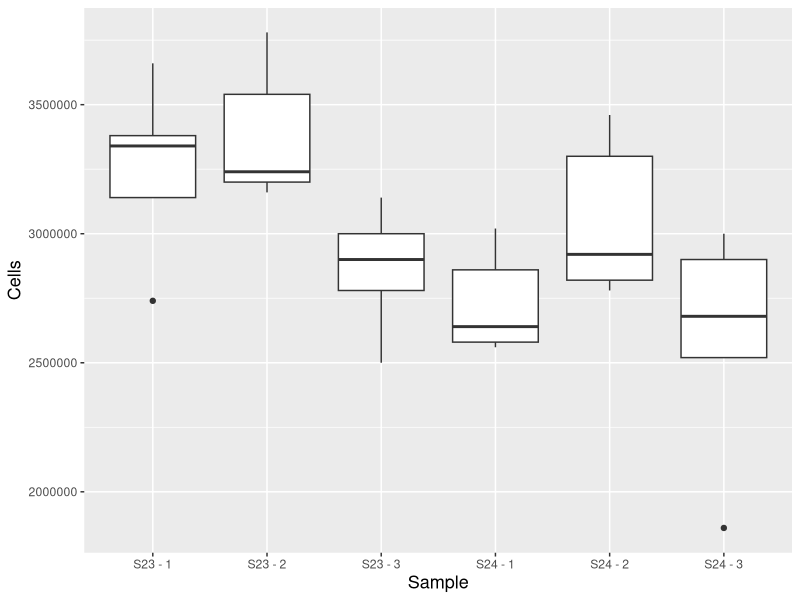
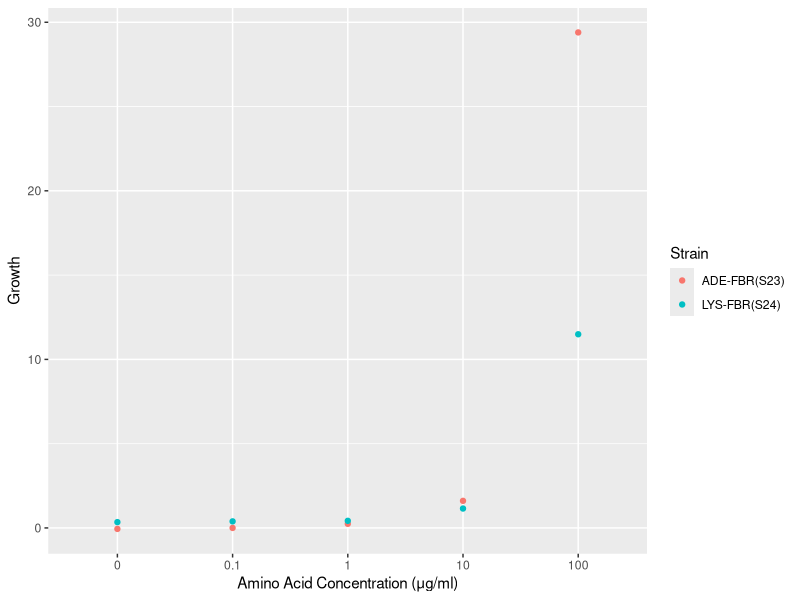
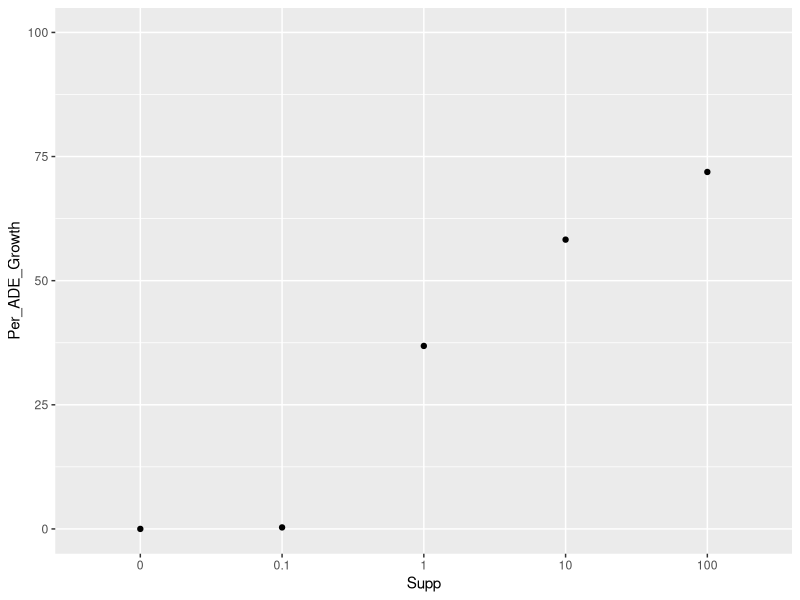
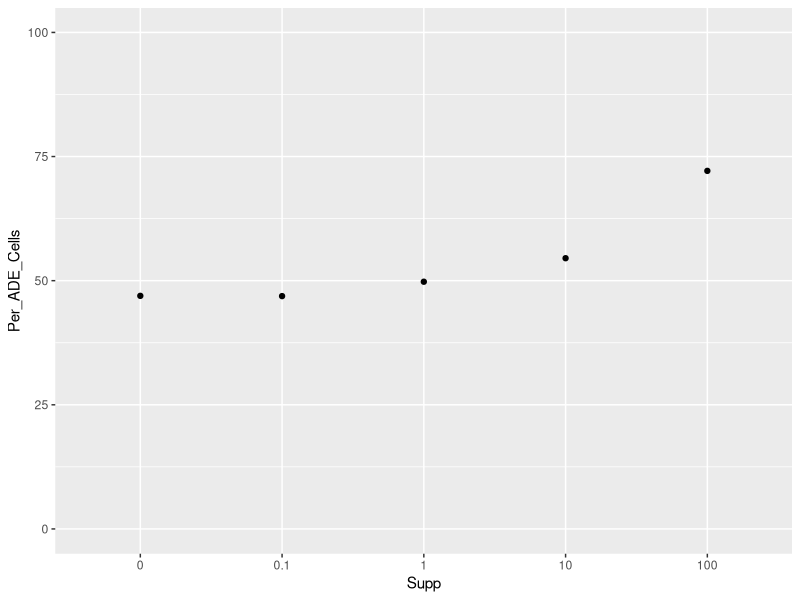
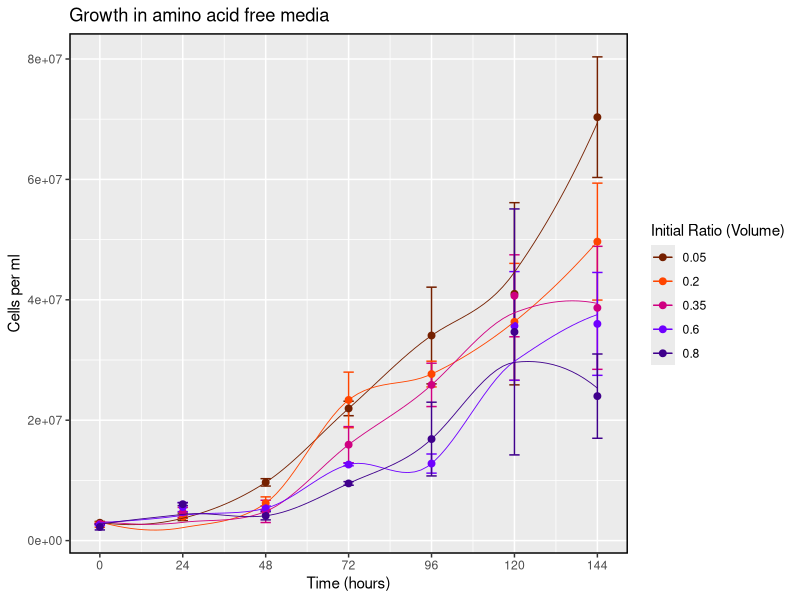
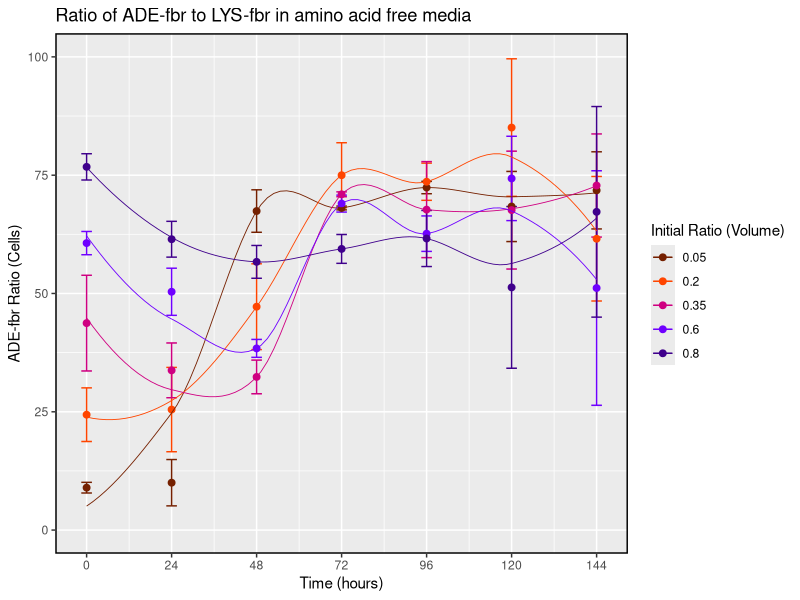
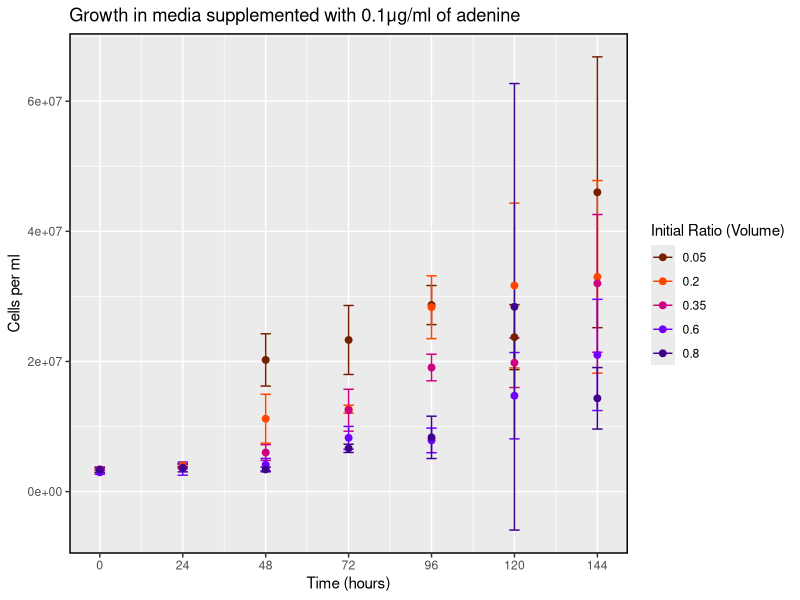
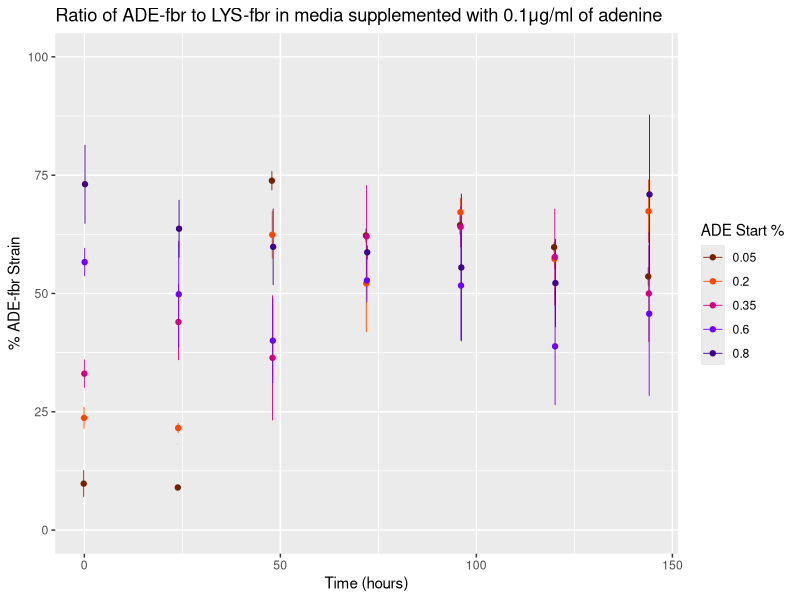

The R source for these figures, in order:
## ---- chunk 1
knitr::opts_chunk$set(echo = TRUE)
library(plyr)
library(ggplot2)
#colour Tests
#c("#873100", "#D15342", "#BF72CC", "#6B90D6", "#008583")

## ---- chunk 2
single_growth <- read.csv("S23-LYS_S24-ADE_growth.csv")
single_growth
## ---- chunk 3
growth_var <- single_growth
growth_var <- subset(growth_var, growth_var$Time == 0) #subset the data to include only the 0 time point
growth_var$Sample <- paste(growth_var$Strain, '-', growth_var$Replicate)

#plot the replicates
  plot1 <- ggplot(growth_var, aes(x=Sample, y = Cells)) +
    geom_boxplot(position=position_dodge(width=1)) +
    theme(legend.position="none", axis.title.x = element_text(size=13), axis.title.y = element_text(size=13))
  plot1

#summarise and display the data
  variation_summary <- ddply(growth_var, c("Sample"), summarise, Growth_mean = mean(Cells, na.rm=TRUE),
    Growth_sd = sd(Cells, na.rm=TRUE), Growth_median = median(Cells, na.rm = TRUE), Growth_iqr = IQR(Cells, na.rm=TRUE))
  variation_summary
## ---- chunk 4
single_growth <- subset(single_growth, single_growth$Time == 24)
single_growth$GPer <- with(single_growth, single_growth$Growth * 100)
single_summary <- ddply(single_growth, c("Strain","Supp","Time"), summarise, Cells_mean = mean(Cells, na.rm=TRUE), Growth_mean = mean(Growth, na.rm=TRUE),  Percentage_mean = mean(GPer, na.rm=TRUE),
               Growth_sd = sd(Growth, na.rm=TRUE), Growth_median = median(Growth, na.rm = TRUE), Growth_iqr = IQR(Growth, na.rm=TRUE))
single_summary$Supp <- as.factor(single_summary$Supp)
single_summary
single_plot <- ggplot(single_summary, aes(x=Supp, y=Growth_mean, color=factor(Strain, labels=c("ADE-FBR(S23)", "LYS-FBR(S24)")))) + 
    geom_point() + labs(y="Growth", x="Amino Acid Concentration (μg/ml)", color = "Strain")
single_plot
## ---- chunk 5
temp_S23<-subset(single_summary, single_summary$Strain=='S23')
temp_S24<-subset(single_summary, single_summary$Strain=='S24')

temp_S23 <- temp_S23[,-c(6:9)]
temp_S23 <- temp_S23[,-1]
colnames(temp_S23) <- c('Supp','Time','S23_Cells','S23_Growth')
temp_S23$S24_Cells <- temp_S24$Cells_mean
temp_S23$S24_Growth <- temp_S24$Growth_mean
temp_S23$Per_ADE_Cells <- temp_S23$S23_Cells / (temp_S23$S23_Cells + temp_S23$S24_Cells) * 100
temp_S23$Per_ADE_Growth <- temp_S23$S23_Growth / (temp_S23$S23_Growth + temp_S23$S24_Growth) * 100
temp_S23$Per_ADE_Growth[temp_S23$Per_ADE_Growth < 0 ] <- 0 #zero the negtive growth value


PER_plot1 <- ggplot(temp_S23, aes(x=Supp, y=Per_ADE_Growth)) + 
    geom_point() + scale_y_continuous(limits = c(0, 100))

PER_plot1
PER_plot2 <- ggplot(temp_S23, aes(x=Supp, y=Per_ADE_Cells)) + 
    geom_point() + scale_y_continuous(limits = c(0, 100))

PER_plot2

## ---- chunk 6
no_ade <- read.csv("S23-S24_ratios_no_ade.csv")
no_ade
## ---- chunk 7
no_ade <- ddply(no_ade, c("Ratio","Time"), summarise, cell_mean = mean(Cells, na.rm=TRUE), 
               cell_sd = sd(Cells, na.rm=TRUE), cell_median = median(Cells, na.rm = TRUE), cell_iqr = IQR(Cells, na.rm=TRUE), ratio_mean = mean(ADE, na.rm=TRUE), 
               ratio_sd = sd(ADE, na.rm=TRUE), ratio_median = median(ADE, na.rm = TRUE), ratio_iqr = IQR(ADE, na.rm=TRUE))
no_ade$Ratio <- as.factor(no_ade$Ratio)
#no_ade$Time <- as.factor(no_ade$Time)
no_ade
write.csv(no_ade, file="no_ade_summary.csv")
## ---- chunk 8
no_ade_plot_cells <- ggplot(no_ade, aes(x=Time, y = cell_mean, color=Ratio)) +
  ylab("Cells per ml") + labs(color="Initial Ratio (Volume)") + xlab("Time (hours)") + ggtitle("Growth in amino acid free media") +
  geom_errorbar(size=0.5, width=3, aes(ymin=cell_mean - cell_sd, ymax=cell_mean + cell_sd)) + theme(panel.border=element_rect(colour = "black", fill=NA, size=1)) +
  geom_point(size=2) + geom_smooth(size=0.3, se = FALSE) + scale_color_manual(values=c("#752000", "#FF4500", "#CF0081", "#6F00FF", "#3F008C")) +
  scale_x_continuous(breaks=c(0,24,48,72,96,120,144))
no_ade_plot_cells
ggsave("no_ade_cells.png", plot=no_ade_plot_cells)

no_ade_plot_ratio <- ggplot(no_ade, aes(x=Time, y = ratio_mean, color=Ratio)) +
  ylab("ADE-fbr Ratio (Cells)") +
  xlab("Time (hours)") + ggtitle("Ratio of ADE-fbr to LYS-fbr in amino acid free media") +
  labs(color="Initial Ratio (Volume)") + theme(panel.border=element_rect(colour = "black", fill=NA, size=1)) +
  geom_errorbar(size=0.5, width=3, aes(ymin=ratio_mean - ratio_sd, ymax=ratio_mean + ratio_sd)) +
  geom_point(size=2) + geom_smooth(se = FALSE, size=0.3) +
  scale_y_continuous(limits = c(0, 100)) + scale_x_continuous(breaks=c(0,24,48,72,96,120,144)) + scale_color_manual(values=c("#752000", "#FF4500", "#CF0081", "#6F00FF", "#3F008C"))  
 

no_ade_plot_ratio
ggsave("no_ade_ratios.png", plot=no_ade_plot_ratio)
## ---- chunk 9
oneper_ade <- read.csv("S23-S24_ratios_1per_ade.csv")
oneper_ade
## ---- chunk 10
oneper_ade <- ddply(oneper_ade, c("Ratio","Time"), summarise, cell_mean = mean(Cells, na.rm=TRUE), 
               cell_sd = sd(Cells, na.rm=TRUE), cell_median = median(Cells, na.rm = TRUE), cell_iqr = IQR(Cells, na.rm=TRUE), ratio_mean = mean(ADE, na.rm=TRUE), 
               ratio_sd = sd(ADE, na.rm=TRUE), ratio_median = median(ADE, na.rm = TRUE), ratio_iqr = IQR(ADE, na.rm=TRUE))
oneper_ade$Ratio <- as.factor(oneper_ade$Ratio)
oneper_ade
oneper_ade_mean <- ddply(oneper_ade, c("Time"), summarise, ratio_mean = mean(ratio_mean, na.rm=TRUE))
write.csv(oneper_ade, file="0_1mg_ade_summary.csv")
## ---- chunk 11
oneper_ade_plot_cells <- ggplot(oneper_ade, aes(x=Time, y = cell_mean, color=Ratio)) +
  ylab("Cells per ml") + labs(color="Initial Ratio (Volume)") + xlab("Time (hours)") + ggtitle("Growth in media supplemented with 0.1μg/ml of adenine") +
  geom_errorbar(size=0.5, width=3, aes(ymin=cell_mean - cell_sd, ymax=cell_mean + cell_sd)) + theme(panel.border=element_rect(colour = "black", fill=NA, size=1)) +
  geom_point(size=2) + scale_color_manual(values=c("#752000", "#FF4500", "#CF0081", "#6F00FF", "#3F008C")) +
  scale_x_continuous(breaks=c(0,24,48,72,96,120,144))
oneper_ade_plot_cells
ggsave("oneper_ade_cells.png", plot=oneper_ade_plot_cells)


ggplot(oneper_ade, aes(x=Time, y = ratio_mean, color=Ratio)) +
  ylab("% ADE-fbr Strain") +
  xlab("Time (hours)") + ggtitle("Ratio of ADE-fbr to LYS-fbr in media supplemented with 0.1μg/ml of adenine") +
  labs(color="ADE Start %") +
  geom_errorbar(aes(ymin=ratio_mean - ratio_sd, ymax=ratio_mean + ratio_sd), size=.3, width=.3, position=position_dodge(width=0.4)) +
  geom_point(position=position_dodge(width=0.4))  + scale_y_continuous(limits = c(0, 100)) + scale_color_manual(values=c("#752000", "#FF4500", "#CF0081", "#6F00FF", "#3F008C"))

## ---- chunk 12
tenper_ade <- read.csv("S23-S24_ratios_10per_ade.csv")
tenper_ade
## ---- chunk 13
tenper_ade <- ddply(tenper_ade, c("Ratio","Time"), summarise, cell_mean = mean(Cells, na.rm=TRUE), 
               cell_sd = sd(Cells, na.rm=TRUE), cell_median = median(Cells, na.rm = TRUE), cell_iqr = IQR(Cells, na.rm=TRUE), ratio_mean = mean(ADE, na.rm=TRUE), 
               ratio_sd = sd(ADE, na.rm=TRUE), ratio_median = median(ADE, na.rm = TRUE), ratio_iqr = IQR(ADE, na.rm=TRUE))
tenper_ade$Ratio <- as.factor(tenper_ade$Ratio)
tenper_ade
tenper_ade_mean <- ddply(tenper_ade, c("Time"), summarise, ratio_mean = mean(ratio_mean, na.rm=TRUE))
write.csv(tenper_ade, file="1mg_ade_summary.csv")
## ---- chunk 14
tenper_ade_plot_cells <- ggplot(tenper_ade, aes(x=Time, y = cell_mean, color=Ratio)) +
  ylab("Cells per ml") + labs(color="Initial Ratio (Volume)") + xlab("Time (hours)") + ggtitle("Growth in media supplemented with 1μg/ml of adenine") +
  geom_errorbar(size=0.5, width=3, aes(ymin=cell_mean - cell_sd, ymax=cell_mean + cell_sd)) + theme(panel.border=element_rect(colour = "black", fill=NA, size=1)) +
  geom_point(size=2) + scale_color_manual(values=c("#752000", "#FF4500", "#CF0081", "#6F00FF", "#3F008C")) +
  scale_x_continuous(breaks=c(0,24,48,72,96,120,144))
tenper_ade_plot_cells
ggsave("tenper_ade_cells.png", plot=tenper_ade_plot_cells)



ggplot(tenper_ade, aes(x=Time, y = ratio_mean, color=Ratio)) +
  ylab("% ADE-fbr Strain") +
  xlab("Time (hours)") + ggtitle("Ratio of ADE-fbr to LYS-fbr in media supplemented with 1μg/ml of adenine") +
  labs(color="ADE Start %") +
  geom_errorbar(aes(ymin=ratio_mean - ratio_sd, ymax=ratio_mean + ratio_sd), size=.3, width=.3, position=position_dodge(width=0.4)) +
  geom_point(position=position_dodge(width=0.4)) + scale_color_manual(values=c("#752000", "#FF4500", "#CF0081", "#6F00FF", "#3F008C")) + scale_y_continuous(limits = c(0, 100))

## ---- chunk 15
max_ade <- read.csv("S23-S24_ratios_100per_ade.csv")
max_ade
## ---- chunk 16
max_ade <- ddply(max_ade, c("Ratio","Time"), summarise, cell_mean = mean(Cells, na.rm=TRUE), 
               cell_sd = sd(Cells, na.rm=TRUE), cell_median = median(Cells, na.rm = TRUE), cell_iqr = IQR(Cells, na.rm=TRUE), ratio_mean = mean(ADE, na.rm=TRUE), 
               ratio_sd = sd(ADE, na.rm=TRUE), ratio_median = median(ADE, na.rm = TRUE), ratio_iqr = IQR(ADE, na.rm=TRUE))
max_ade$Ratio <- as.factor(max_ade$Ratio)
max_ade
max_ade_mean <- ddply(max_ade, c("Time"), summarise, ratio_mean = mean(ratio_mean, na.rm=TRUE))
write.csv(max_ade, file="10mg_ade_summary.csv")
## ---- chunk 17
max_ade_plot_cells <- ggplot(max_ade, aes(x=Time, y = cell_mean, color=Ratio)) +
  ylab("Cells per ml") + labs(color="Initial Ratio (Volume)") + xlab("Time (hours)") + ggtitle("Growth in media supplemented with 10μg/ml of adenine") +
  geom_errorbar(size=0.5, width=3, aes(ymin=cell_mean - cell_sd, ymax=cell_mean + cell_sd)) + theme(panel.border=element_rect(colour = "black", fill=NA, size=1)) +
  geom_point(size=2) + scale_color_manual(values=c("#752000", "#FF4500", "#CF0081", "#6F00FF", "#3F008C")) +
  scale_x_continuous(breaks=c(0,24,48,72,96,120,144))
max_ade_plot_cells
ggsave("max_ade_cells.png", plot=max_ade_plot_cells)


ggplot(max_ade, aes(x=Time, y = ratio_mean, color=Ratio)) +
  ylab("% ADE-fbr Strain") +
  xlab("Time (hours)") + ggtitle("Ratio of ADE-fbr to LYS-fbr in media supplemented with 10μg/ml of adenine") +
  labs(color="ADE Start %") +
  geom_errorbar(aes(ymin=ratio_mean - ratio_sd, ymax=ratio_mean + ratio_sd), size=.3, width=.3, position=position_dodge(width=0.4)) +
  geom_point(position=position_dodge(width=0.4)) + scale_color_manual(values=c("#752000", "#FF4500", "#CF0081", "#6F00FF", "#3F008C")) + scale_y_continuous(limits = c(0, 100))

